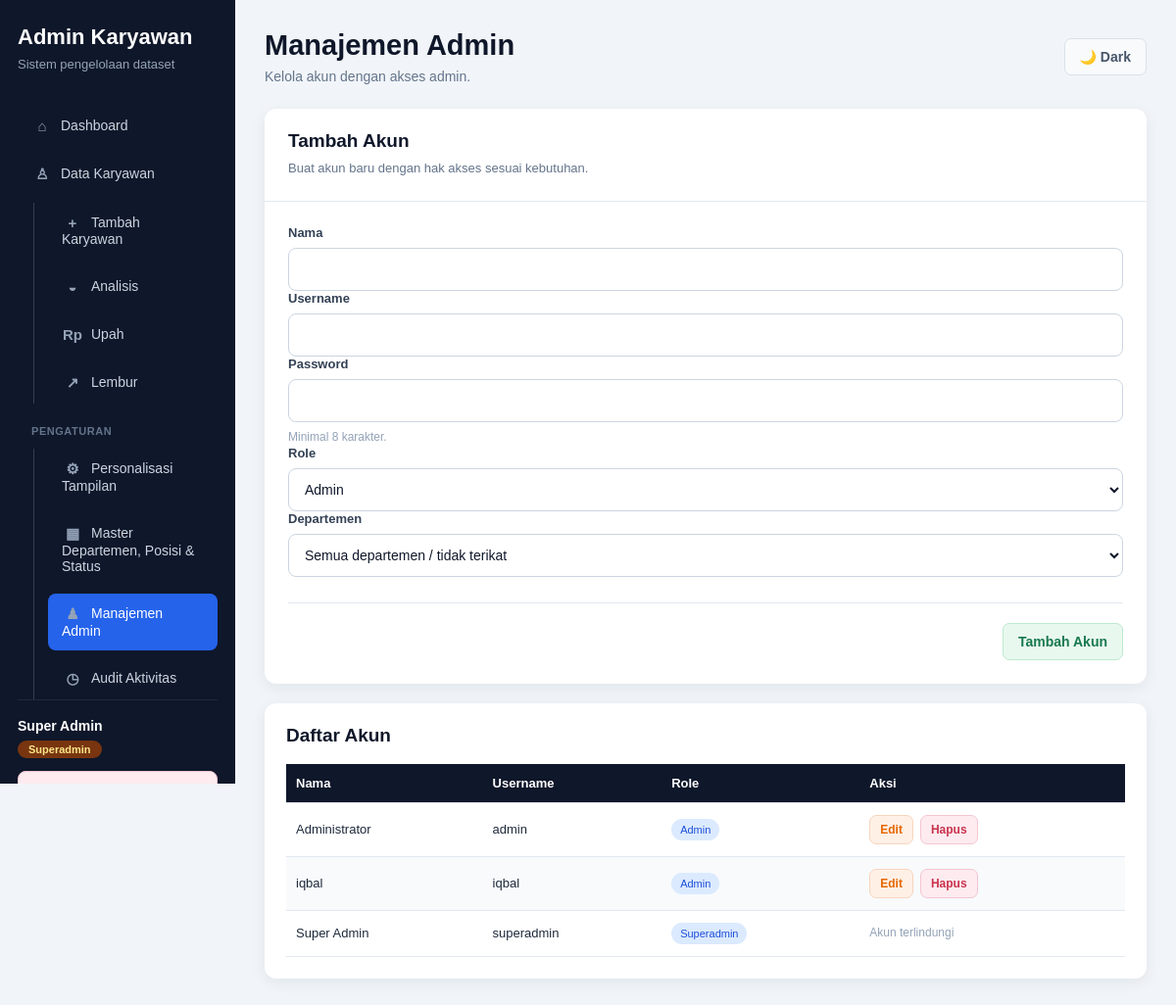
The page /Dashboard/pengguna.php (signed in) on the database as committed earlier.
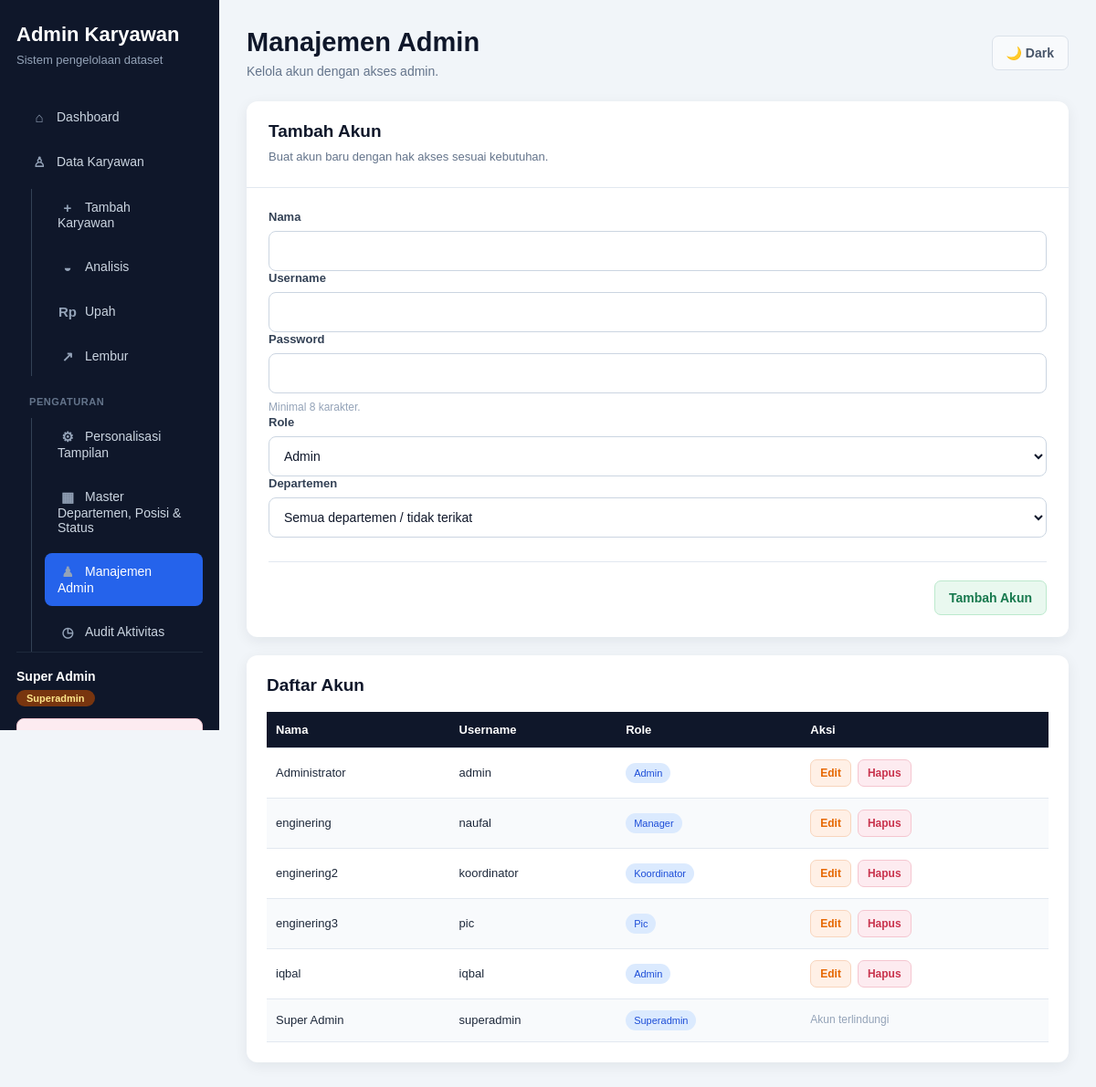
The same page on the database as committed later.
### tables this page shows
CREATE TABLE `users` (
  `id` int NOT NULL AUTO_INCREMENT,
  `username` varchar(50) NOT NULL,
  `password` varchar(255) NOT NULL,
  `nama` varchar(150) NOT NULL,
  `role` enum('superadmin','admin','pic','koordinator','manager','viewer') NOT NULL DEFAULT 'viewer',
  `department_id` int unsigned DEFAULT NULL,
  `is_active` tinyint(1) NOT NULL DEFAULT '1',
  `created_at` timestamp NOT NULL DEFAULT CURRENT_TIMESTAMP,
  PRIMARY KEY (`id`),
  UNIQUE KEY `username` (`username`),
  KEY `fk_users_department` (`department_id`),
  CONSTRAINT `fk_users_department` FOREIGN KEY (`department_id`) REFERENCES `master_departemen` (`id`) ON DELETE RESTRICT
);

### Dashboard/fungsi/auth.php (called while the page is built, shortened)
<?php
function sudahLogin(): bool
{
    return isset($_SESSION['user']['id'])
        && in_array(
            (string) ($_SESSION['user']['role'] ?? ''),
            ['admin', 'superadmin', 'pic', 'koordinator', 'manager'],
            true
        );
}
function namaPengguna(): string
{
    return (string) ($_SESSION['user']['nama'] ?? '');
}
function rolePengguna(): string
{
    return (string) ($_SESSION['user']['role'] ?? '');
}
function punyaRole(string ...$roles): bool
{
    return sudahLogin() && in_array(rolePengguna(), $roles, true);
}

### Dashboard/pengguna.php (the view, shortened to what this page needs)
<?php
require __DIR__ . "/koneksi.php";
require_once __DIR__ . "/fungsi/auth.php";
$daftarPengguna = mysqli_query(
    $conn,
    "SELECT id, username, nama, role FROM users ORDER BY nama ASC"
);
$judulHalaman = "Manajemen Admin";
$subjudulHalaman = "Kelola akun dengan akses admin.";
$halamanAktif = "pengguna";
require __DIR__ . "/partials/atas.php";
?>
    <div class="dashboard-chart">
        <section class="form-card">
            <div class="form-card-header">
                        <h2>Tambah Akun</h2>
                        <p>Buat akun baru dengan hak akses sesuai kebutuhan.</p>
            </div>
            <div class="form-body">
                <form method="POST" autocomplete="off">
                    <div class="form-group">
                        <label for="nama">Nama</label>
                        <input id="nama" name="nama" required>
                    </div>
                    <div class="form-group">
                        <label for="username">Username</label>
                        <input id="username" name="username" required>
                    </div>
                    <div class="form-group">
                        <label for="password">Password</label>
                        <input id="password" name="password" type="password" minlength="8" required>
                        <p class="field-note">Minimal 8 karakter.</p>
                    </div>
                    <div class="form-group">
                        <label for="role">Role</label>
                        <select id="role" name="role" required>
                            <option value="admin">Admin</option>
                        </select>
                    </div>
                    <div class="form-group">
                        <label for="department_id">Departemen</label>
                        <select id="department_id" name="department_id">
                            <option value="0">Semua departemen / tidak terikat</option>
                        </select>
                    </div>
                    <div class="form-actions">
                        <button class="btn btn-success" type="submit">Tambah Akun</button>
                    </div>
                </form>
            </div>
        </section>
        <section class="data-card">
            <div class="data-card-header">
                <h2>Daftar Akun</h2>
            </div>
            <div class="table-wrapper">
                <table style="min-width:620px">
                    <thead>
                        <tr>
                            <th>Nama</th>
                            <th>Username</th>
                            <th>Role</th>
                            <th>Aksi</th>
                        </tr>
                    </thead>
                    <tbody>
                        <?php while ($pengguna = mysqli_fetch_assoc($daftarPengguna)): ?>
                            <tr>
                                <td><?= htmlspecialchars($pengguna["nama"]); ?></td>
                                <td><?= htmlspecialchars($pengguna["username"]); ?></td>
                                <td><span class="badge"><?= htmlspecialchars(ucfirst($pengguna["role"])); ?></span></td>
                                <td>
                                    <?php if ($pengguna["role"] !== "superadmin"): ?>
                                        <div class="action-buttons">
                                            <a class="btn btn-warning" href="edit-pengguna.php?id=<?= (int) $pengguna["id"]; ?>">
                                                Edit
                                            </a>
                                            <?php if (in_array($pengguna["role"], ["admin", "pic", "koordinator", "manager", "viewer"], true)): ?>
                                            <form
                                                method="POST"
                                                style="display:inline"
                                                onsubmit="return confirm('Hapus akun ini?');"
                                            >
                                                <button class="btn btn-danger" type="submit">Hapus</button>
                                            </form>
                                            <?php endif; ?>
                                        </div>
                                    <?php else: ?>
                                        <span class="field-note">Akun terlindungi</span>
                                    <?php endif; ?>
                                </td>
                            </tr>
                        <?php endwhile; ?>
                    </tbody>
                </table>
            </div>
        </section>
    </div>
<?php
require __DIR__ . "/partials/bawah.php";

### Dashboard/partials/atas.php (shortened to what this page needs)
<?php
$urlAppTanpaSlash = rtrim(URL_DASAR, "/");
$urlRootProyek = $urlAppTanpaSlash === "" ? "" : dirname($urlAppTanpaSlash);
$urlRootProyek = ($urlRootProyek === "/" || $urlRootProyek === "\\") ? "" : $urlRootProyek;
$urlStyle = $urlRootProyek . "/style/";
$halamanAktif = $halamanAktif ?? "dashboard";
$judulHalaman = $judulHalaman ?? "Dashboard Admin";
$subjudulHalaman = $subjudulHalaman ?? "";
$cssPerHalaman = [
    "dashboard" => "admin-dashboard.css",
    "analisis" => "admin-dashboard.css",
    "karyawan" => "admin-karyawan.css",
    "tambah" => "admin-form.css",
    "import" => "admin-form.css",
    "edit" => "admin-form.css",
    "profil-karyawan" => "admin-profile.css",
    "master-data" => "admin-settings.css",
    "pengguna" => "admin-settings.css",
    "audit" => "admin-settings.css",
    "pengaturan-publik" => "admin-settings.css",
];
$cssHalamanAktif = $cssPerHalaman[$halamanAktif] ?? "";
$kelasHalaman = preg_replace("/[^a-z0-9-]/i", "-", $halamanAktif);
?>
<!DOCTYPE html>
<html lang="id">
<head>
    <link rel="stylesheet" href="<?= htmlspecialchars($urlStyle); ?>admin.css?v=20260806-masterui">
    <?php if ($cssHalamanAktif !== ""): ?>
        <link rel="stylesheet" href="<?= htmlspecialchars($urlStyle . $cssHalamanAktif); ?>?v=20260807-pagecss2">
    <?php endif; ?>
</head>
<body class="<?= htmlspecialchars($kelasHalaman); ?>-page">
<aside class="sidebar" id="sidebar">
    <div class="sidebar-brand">
        <h2>Admin Karyawan</h2>
        <p>
            Sistem pengelolaan dataset
        </p>
    </div>
    <nav class="sidebar-menu">
        <a
            href="<?= htmlspecialchars(URL_DASAR); ?>index.php"
            class="<?= $halamanAktif === "dashboard" ? "active" : ""; ?>"
        >
            <span class="sidebar-icon" aria-hidden="true">⌂</span>Dashboard
        </a>
        <a
            href="<?= htmlspecialchars(URL_DASAR); ?>karyawan.php"
            class="<?= in_array($halamanAktif, ["karyawan", "analisis", "upah", "lembur", "periode-gaji"], true) ? "active" : ""; ?>"
        >
            <span class="sidebar-icon" aria-hidden="true">♙</span>Data Karyawan
        </a>
        <div class="sidebar-tree-children">
            <?php if (function_exists("punyaRole") && punyaRole("admin", "superadmin")): ?>
                <a
                    href="<?= htmlspecialchars(URL_DASAR); ?>fungsi/tambah.php"
                    class="<?= $halamanAktif === "tambah" ? "active" : ""; ?>"
                >
                    <span class="sidebar-icon" aria-hidden="true">+</span>Tambah Karyawan
                </a>
            <?php endif; ?>
            <a
                href="<?= htmlspecialchars(URL_DASAR); ?>analisis.php"
                class="<?= $halamanAktif === "analisis" ? "active" : ""; ?>"
            >
                <span class="sidebar-icon" aria-hidden="true">◒</span>Analisis
            </a>
            <a
                href="<?= htmlspecialchars(URL_DASAR); ?>upah.php"
                class="<?= $halamanAktif === "upah" ? "active" : ""; ?>"
            >
                <span class="sidebar-icon" aria-hidden="true">Rp</span>Upah
            </a>
            <a
                href="<?= htmlspecialchars(URL_DASAR); ?>lembur.php"
                class="<?= $halamanAktif === "lembur" ? "active" : ""; ?>"
            >
                <span class="sidebar-icon" aria-hidden="true">↗</span>Lembur
            </a>
        </div>
        <?php if (function_exists("punyaRole") && punyaRole("superadmin")): ?>
            <div class="sidebar-group-title">Pengaturan</div>
            <div class="sidebar-tree-children">
                <a
                    href="<?= htmlspecialchars(URL_DASAR); ?>pengaturan-publik.php"
                    class="<?= $halamanAktif === "pengaturan-publik" ? "active" : ""; ?>"
                >
                    <span class="sidebar-icon" aria-hidden="true">⚙</span>Personalisasi Tampilan
                </a>
                <?php if (punyaRole("superadmin")): ?>
                    <a href="<?= htmlspecialchars(URL_DASAR); ?>master-data.php" class="<?= $halamanAktif === "master-data" ? "active" : ""; ?>"><span class="sidebar-icon" aria-hidden="true">▦</span>Master Departemen, Posisi &amp; Status</a>
                <?php endif; ?>
                <a
                    href="<?= htmlspecialchars(URL_DASAR); ?>pengguna.php"
                    class="<?= $halamanAktif === "pengguna" ? "active" : ""; ?>"
                    >
                    <span class="sidebar-icon" aria-hidden="true">♟</span>Manajemen Admin
                </a>
                <a
                    href="<?= htmlspecialchars(URL_DASAR); ?>audit-aktivitas.php"
                    class="<?= $halamanAktif === "audit" ? "active" : ""; ?>"
                    >
                    <span class="sidebar-icon" aria-hidden="true">◷</span>Audit Aktivitas
                </a>
            </div>
        <?php endif; ?>
    </nav>
    <?php if (function_exists("sudahLogin") && sudahLogin()): ?>
        <div class="sidebar-user">
            <div class="sidebar-user-meta">
                <span class="sidebar-user-name">
                    <?= htmlspecialchars(namaPengguna()); ?>
                </span>
                <span class="role-badge role-<?= htmlspecialchars(rolePengguna()); ?>">
                    <?= htmlspecialchars(ucfirst(rolePengguna())); ?>
                </span>
            </div>
            <a href="<?= htmlspecialchars(URL_DASAR); ?>logout.php" class="btn-logout">
            </a>
        </div>
    <?php endif; ?>
</aside>
<main class="main-content">
    <div class="topbar">
        <div class="topbar-title">
            <h1><?= htmlspecialchars($judulHalaman); ?></h1>
            <p>
                <?= htmlspecialchars($subjudulHalaman); ?>
            </p>
        </div>
        <button type="button" class="btn btn-secondary theme-toggle" onclick="toggleTheme()" aria-label="Ganti tema">🌙 Dark</button>
    </div>

### Dashboard/partials/bawah.php (shortened to what this page needs)
</main>
</body>
</html>

### style/admin-settings.css (style rules this page uses)
.master-data-page .chart-card, .master-data-page .form-card, .master-data-page .data-card, .pengguna-page .chart-card, .pengguna-page .form-card, .pengguna-page .data-card, .audit-page .chart-card, .audit-page .form-card, .audit-page .data-card, .pengaturan-publik-page .chart-card, .pengaturan-publik-page .form-card, .pengaturan-publik-page .data-card { width: 100%; }

Rows that differ between the two databases and show on the page:
added users: nama "enginering", username "naufal", role "Manager"
added users: nama "enginering2", username "koordinator", role "Koordinator"
added users: nama "enginering3", username "pic", role "Pic"
